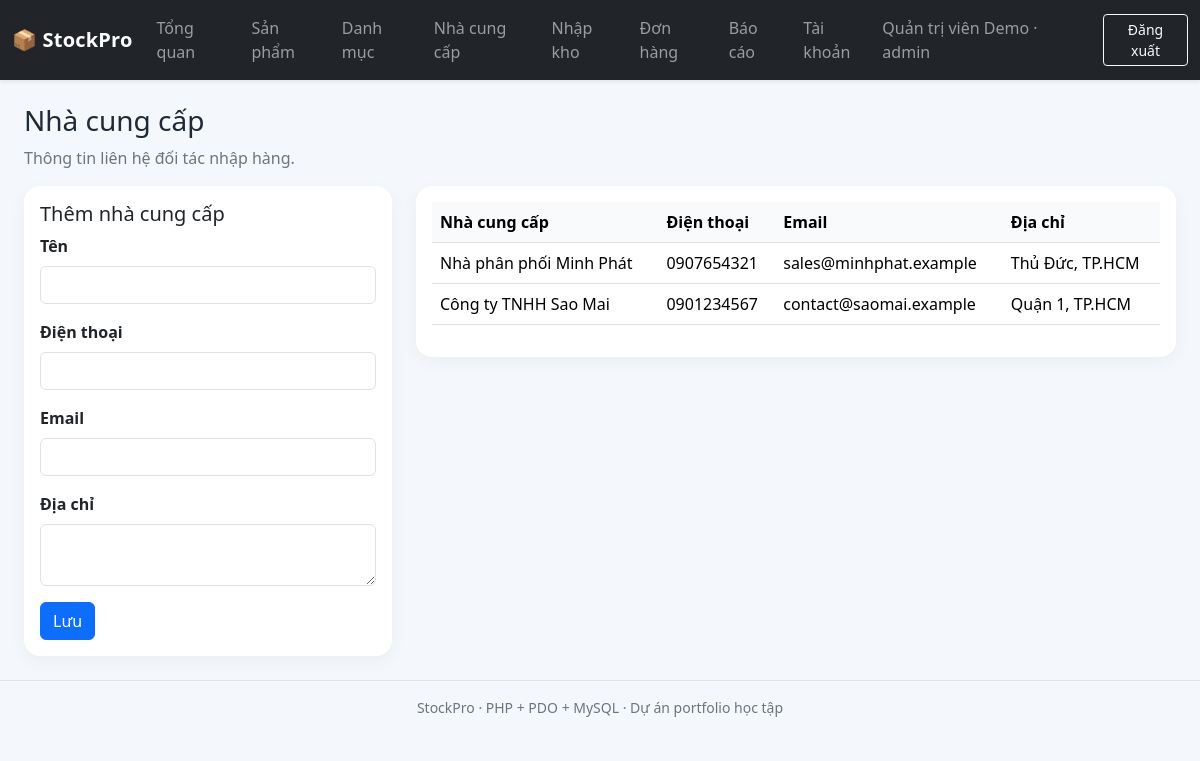
Page /public/suppliers.php (signed in) on the committed database.
### tables this page shows
CREATE TABLE suppliers (
 id BIGINT UNSIGNED AUTO_INCREMENT PRIMARY KEY,
 name VARCHAR(150) NOT NULL,
 phone VARCHAR(30) NULL,
 email VARCHAR(150) NULL,
 address VARCHAR(255) NULL,
 created_at TIMESTAMP NOT NULL DEFAULT CURRENT_TIMESTAMP
);

### app/helpers.php (called while the page is built, shortened)
<?php
function e(mixed $value): string {
    return htmlspecialchars((string)$value, ENT_QUOTES | ENT_SUBSTITUTE, 'UTF-8');
}

### public/suppliers.php (the view, shortened to what this page needs)
<?php
require_once __DIR__.'/../config/config.php';require_once __DIR__.'/../app/helpers.php';require_login();require_role('admin','staff');$pdo=db();
$rows=$pdo->query('SELECT * FROM suppliers ORDER BY id DESC')->fetchAll();$pageTitle='Nhà cung cấp';require __DIR__.'/../app/layout/header.php';?>
<div class="page-heading mb-3"><div><h1 class="h3">Nhà cung cấp</h1><p class="text-secondary mb-0">Thông tin liên hệ đối tác nhập hàng.</p></div></div><div class="row g-4"><div class="col-12 col-lg-4"><div class="card"><div class="card-body"><h2 class="h5">Thêm nhà cung cấp</h2><form method="post"><input type="hidden" name="csrf_token" value="<?=e(csrf_token())?>"><div class="mb-3"><label class="form-label">Tên</label><input name="name" class="form-control" required></div><div class="mb-3"><label class="form-label">Điện thoại</label><input name="phone" class="form-control"></div><div class="mb-3"><label class="form-label">Email</label><input type="email" name="email" class="form-control"></div><div class="mb-3"><label class="form-label">Địa chỉ</label><textarea name="address" class="form-control"></textarea></div><button class="btn btn-primary">Lưu</button></form></div></div></div><div class="col-12 col-lg-8"><div class="card"><div class="card-body"><div class="table-responsive"><table class="table"><thead><tr><th>Nhà cung cấp</th><th>Điện thoại</th><th>Email</th><th>Địa chỉ</th></tr></thead><tbody><?php foreach($rows as $r):?><tr><td><?=e($r['name'])?></td><td><?=e($r['phone'])?></td><td><?=e($r['email'])?></td><td><?=e($r['address'])?></td></tr><?php endforeach;?></tbody></table></div></div></div></div></div><?php require __DIR__.'/../app/layout/footer.php';?>

### public/assets/app.css (style rules this page uses)
body { background:#f4f7fb;color:#1f2937 }
.page-heading { display:flex;align-items:center;justify-content:space-between;gap:1rem;flex-wrap:wrap }
.card { border:0;border-radius:1rem;box-shadow:0 5px 18px rgba(22,34,51,.045) }
.table thead th { white-space:nowrap;background:#f8fafc }
.table td { vertical-align:middle }
.form-label { font-weight:600 }

### rows in the picture
suppliers: name "Nhà phân phối Minh Phát", phone "0907654321", email "sales@minhphat.example", address "Thủ Đức, TP.HCM"
suppliers: name "Công ty TNHH Sao Mai", phone "0901234567", email "contact@saomai.example", address "Quận 1, TP.HCM"

### other values in the picture
$user['full_name'] "Quản trị viên Demo"
$user['role'] "admin"
